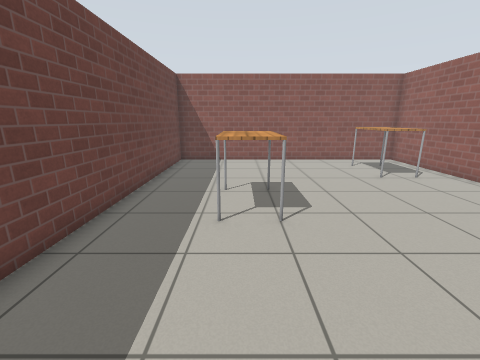
view 1 (above)

24 first-person views from a walk through a robot-simulator world made for Gazebo. The camera is 1.2 m above the floor, tilts 14° down and sees 90° across. The floor is counted in squares, 0.5 m on a side. Each view is taken from the middle of a square. On the plan, view 1 faces up. The plan holds only what a view shows up to about 16 squares ahead; the rest is blank. The robots in the file are not drawn. Gazebo's built-in surfaces are drawn with simple patterns.

view 2
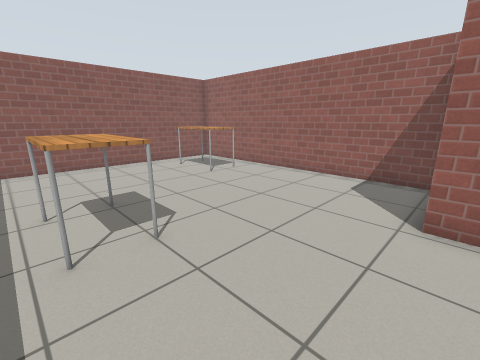

view 3
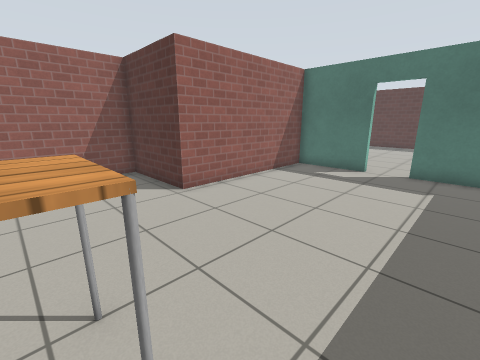

view 4
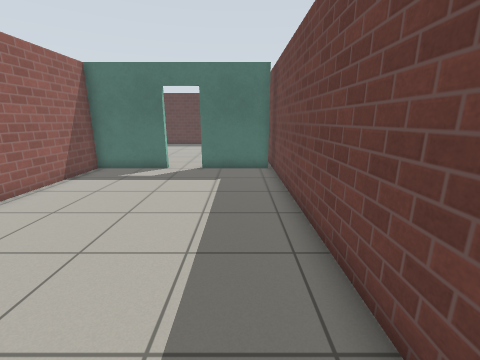

view 5
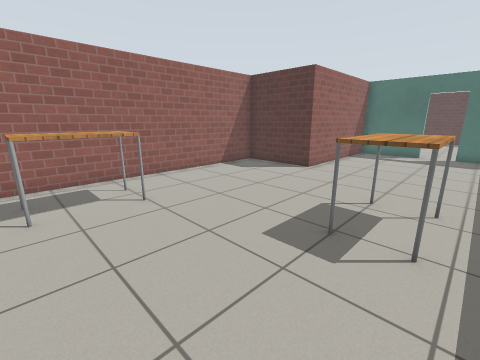

view 6
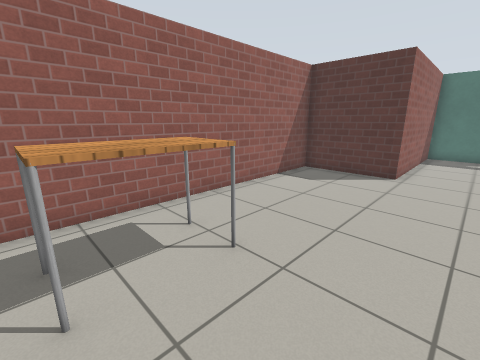

view 7
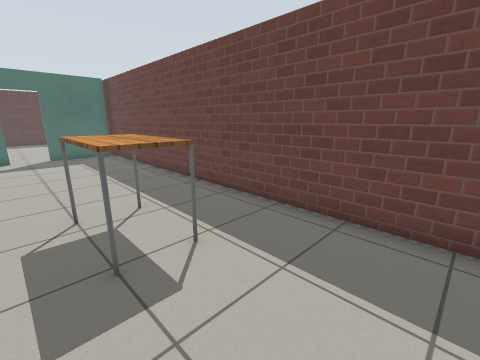

view 8
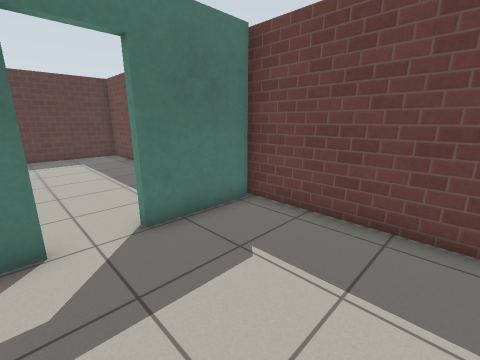

view 9
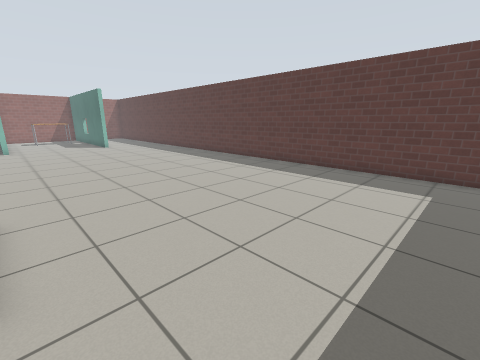

view 10
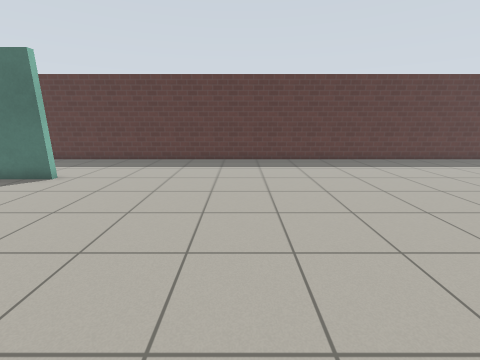

view 11
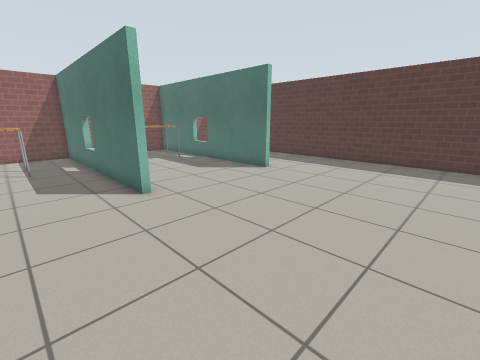

view 12
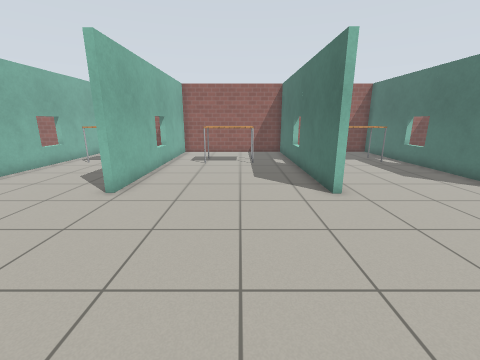

view 13
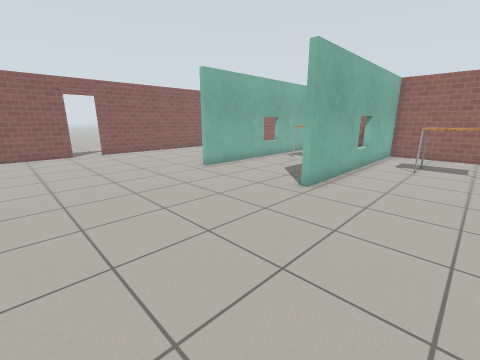

view 14
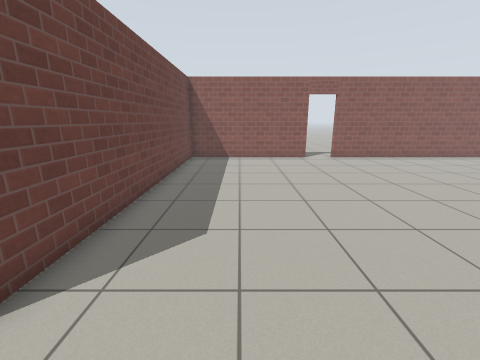

view 15
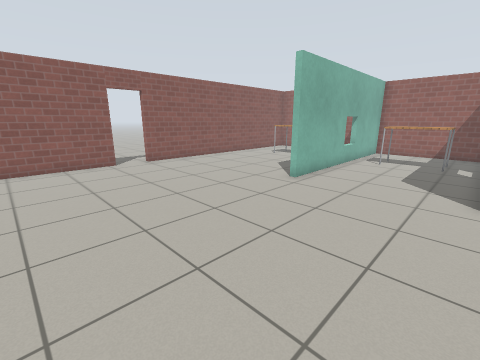

view 16
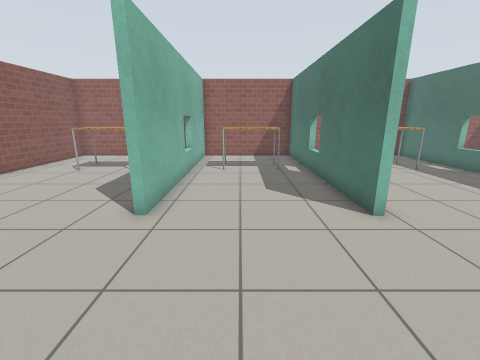

view 17
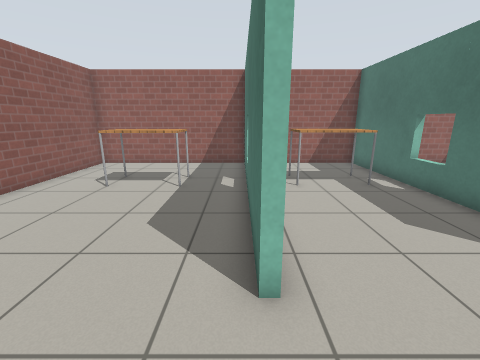

view 18
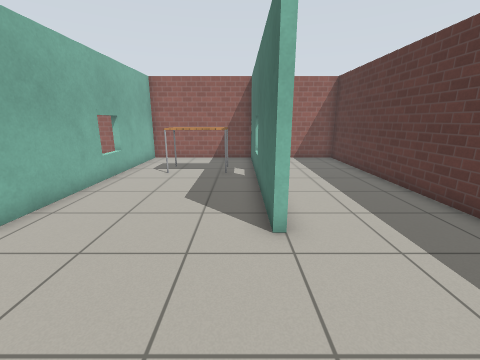

view 19
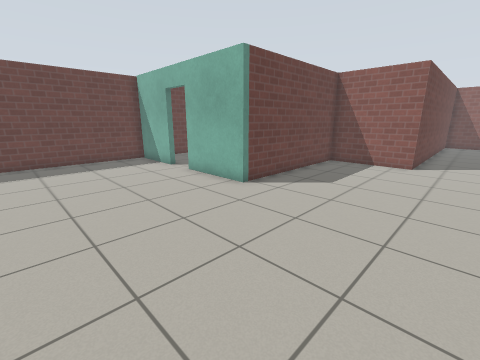

view 20
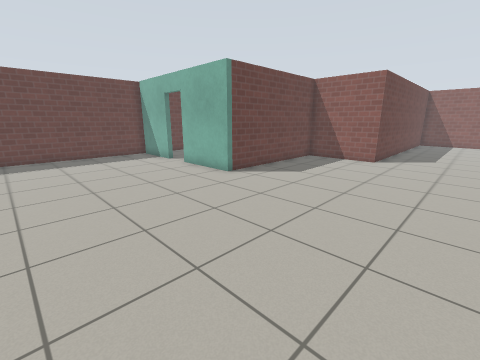

view 21
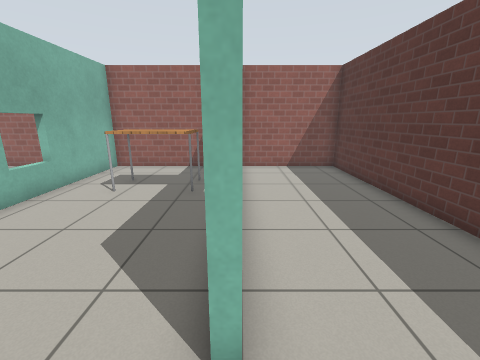

view 22
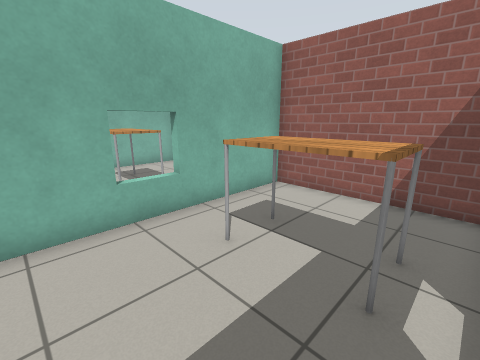

view 23
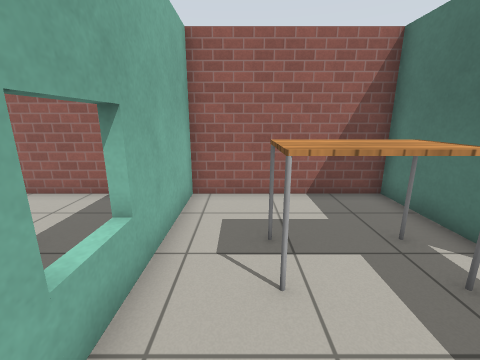

view 24
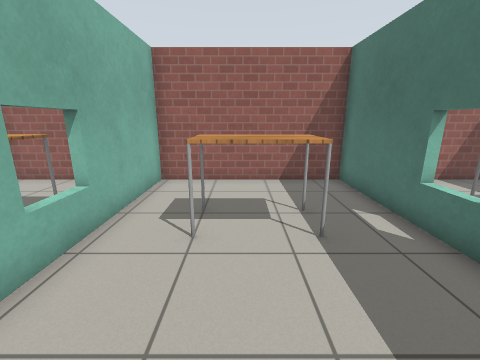

### Floor plan
Ten units are one square. View 1 is at (0, 0); x grows to the right and y downward. Boxes are objects, and circles mark ways between rooms. Rooms are numbered by the first view taken in them; rooms with no view inside come last. Other rooms are left out.
<svg viewBox="-42 -155 374 350">
<path fill="none" stroke="#000" d="M17 61 53 61 53 -16 95 -16 95 -149 -37 -149 -37 61M-35 61 -1 61M218 75 218 71 327 71 327 -3 218 -3M218 -6 327 -6 327 -64 217 -64M218 141 218 137 327 137 327 74 221 74M217 -67 319 -67M-1 64 -35 64M174 -149 98 -149 98 -13 56 -13 56 64 17 64M327 -66 327 -149 191 -149M-37 61 -37 141M-37 157 -37 190 327 190 327 141"/>
<rect x="-15" y="-85" width="30" height="40" fill="#bbb"><title>table</title></rect>
<rect x="55" y="-135" width="30" height="40" fill="#bbb"><title>table</title></rect>
<rect x="275" y="95" width="30" height="30" fill="#bbb"><title>table</title></rect>
<rect x="275" y="15" width="20" height="40" fill="#bbb"><title>table</title></rect>
<rect x="275" y="-55" width="20" height="40" fill="#bbb"><title>table</title></rect>
<rect x="275" y="-125" width="20" height="40" fill="#bbb"><title>table</title></rect>
<circle cx="5" cy="60" r="3" fill="#2a7"/>
<text x="20" y="-50">1</text>
<text x="170" y="40">2</text>
</svg>
Room 1 opens to room 2.

Where each view was taken, in squares from view 1:
view 1: 0 up, 0 right, facing up
view 2: 1 up, 1 left, facing up-right
view 3: 6 up, 2 left, facing down-right
view 4: 6 up, 2 left, facing down
view 5: 13 up, 1 left, facing down-right
view 6: 13 up, 3 right, facing down-right
view 7: 12 up, 2 right, facing down-left
view 8: 1 down, 2 right, facing down-left
view 9: 7 down, 2 left, facing down-right
view 10: 4 down, 14 right, facing down
view 11: 4 down, 14 right, facing down-right
view 12: 4 down, 14 right, facing right
view 13: 4 down, 14 right, facing up-right
view 14: 1 down, 13 right, facing up
view 15: 1 up, 13 right, facing up-right
view 16: 4 up, 16 right, facing right
view 17: 7 up, 19 right, facing right
view 18: 13 down, 17 right, facing right
view 19: 13 down, 12 right, facing up-left
view 20: 14 down, 14 right, facing up-left
view 21: 14 down, 20 right, facing right
view 22: 13 down, 25 right, facing up-right
view 23: 9 down, 25 right, facing right
view 24: 3 down, 23 right, facing right
